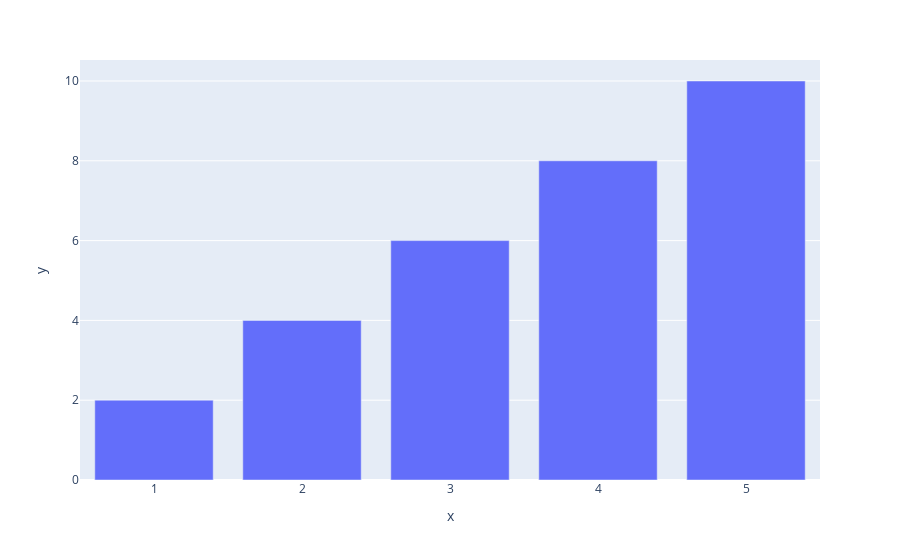

Notebook cell for this chart:
### Code cell
pl.bar(x=[1,2,3,4,5],y=[2,4,6,8,10])

### Figure 1 — Plotly figure (JSON) as saved in the notebook; plotly's stock layout.template omitted (floating-point values rounded to 4 significant figures)
{"data": [{"alignmentgroup": "True", "hovertemplate": "x=%{x}<br>y=%{y}<extra></extra>", "legendgroup": "", "marker": {"color": "#636efa", "pattern": {"shape": ""}}, "name": "", "offsetgroup": "", "orientation": "v", "showlegend": false, "textposition": "auto", "type": "bar", "x": [1, 2, 3, 4, 5], "xaxis": "x", "y": [2, 4, 6, 8, 10], "yaxis": "y"}], "layout": {"barmode": "relative", "legend": {"tracegroupgap": 0}, "margin": {"t": 60}, "xaxis": {"anchor": "y", "domain": [0, 1], "title": {"text": "x"}}, "yaxis": {"anchor": "x", "domain": [0, 1], "title": {"text": "y"}}}}
